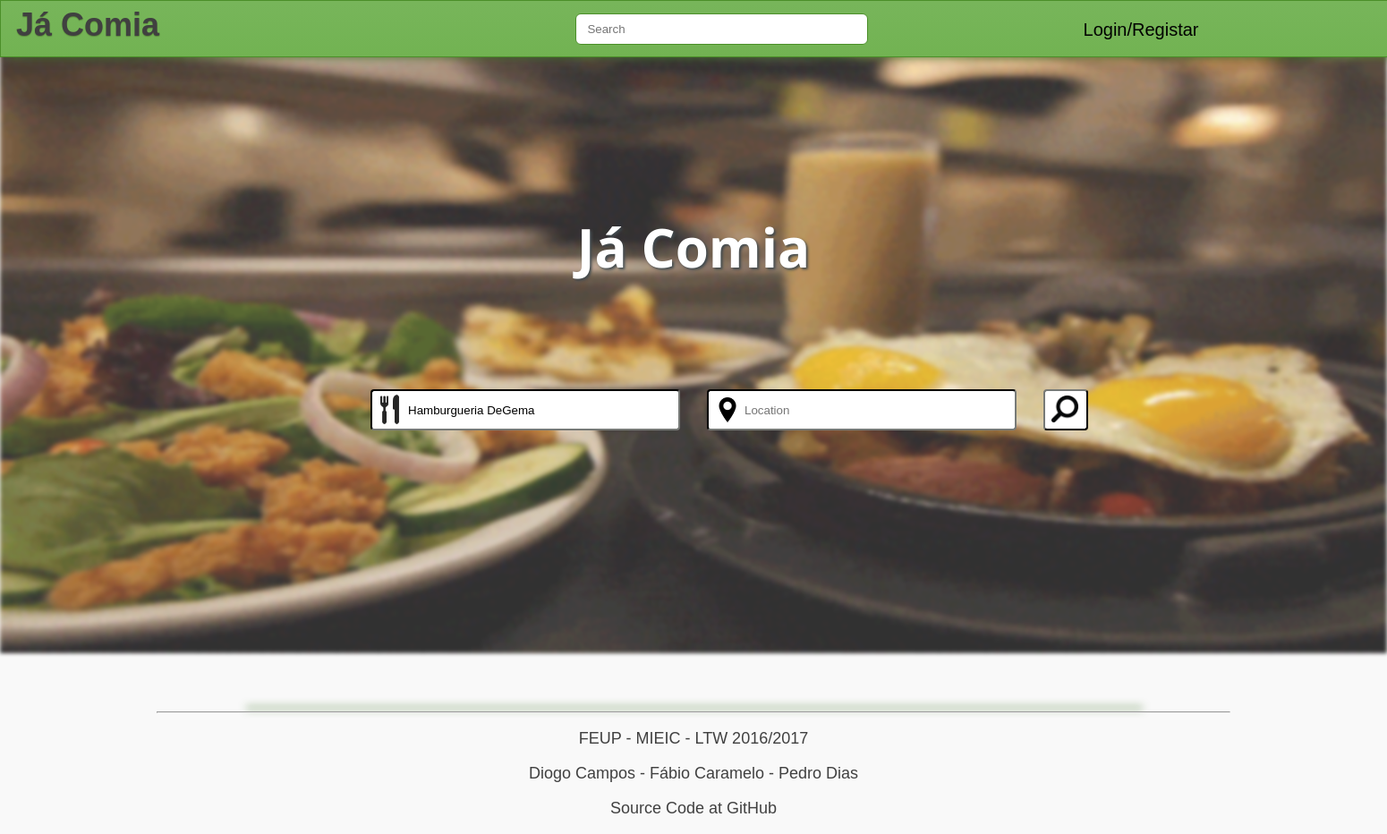
Page /feed/feed.php?rname=Hamburgueria DeGema on the earlier database version.
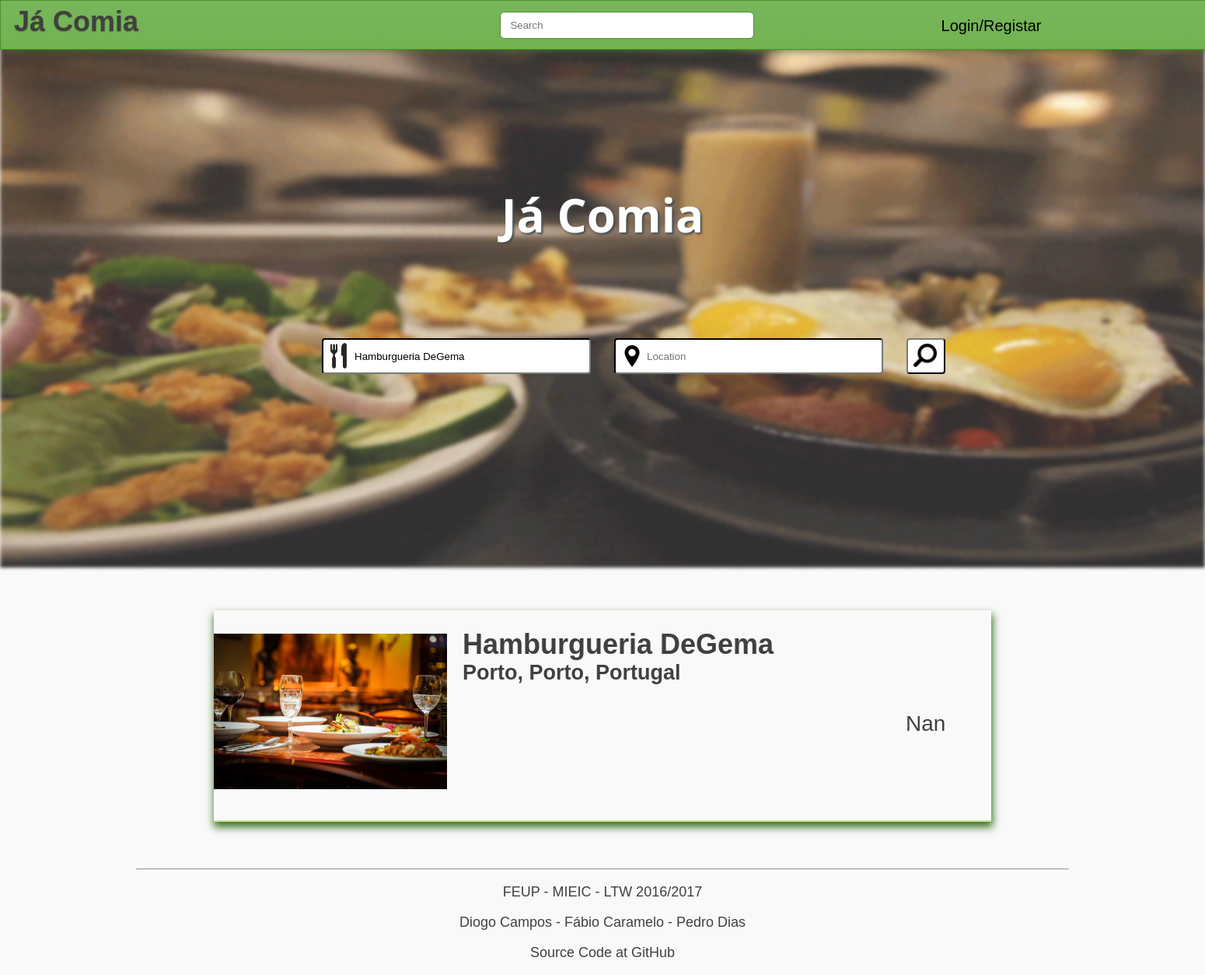
Same page on the later database version.
### tables this page shows
CREATE TABLE Restaurants (
    name VARCHAR(32) NOT NULL,
    address VARCHAR(32) NOT NULL,
    type VARCHAR(16) NOT NULL,
    city VARCHAR(32) NOT NULL,
    district VARCHAR(32) NOT NULL,
    country VARCHAR(32) NOT NULL,
    description VARCHAR(1024) ,
    avgClass REAL,
    PRIMARY KEY(name, address)
);

### feed/feed.php (the view, shortened to what this page needs)
<?php include_once('../templates/header.php') ?>
<head>
</head>
<body>
    <?php include_once('../templates/topbar.php') ?>
    <div id="main">
        <img src="../resources/mainimg.gif"/>
        <div id="maincontent">
            <h1>Já Comia</h1>
            <div id="mainsearch"/>
            <form action="feed.php" method="get">
                <?php
                if(isset($_GET['rname'])){
                $rname = $_GET['rname'];
                $local = $_GET['local'];
                }
                else {
                    $rname = '';
                    $local = '';
                }
                echo '<input type="text" name="rname" placeholder="Restaurant" pattern="[a-zA-Z0-9\s]+" title="Insert letters, numbers and spaces only." value="' . $rname . '">';
                echo '<input type="text" name="local" placeholder="Location" pattern="[a-zA-Z0-9\s]+" title="Insert letters, numbers and spaces only." value="' . $local . '">';
                ?>
                <input type="submit" value="">
            </form>
        </div>
    </div>
<div id="restaurantslist">
    <?php
    if(isset($_GET['rname'])){
    $rname = $_GET['rname'];
    $local = $_GET['local'];
    }
    include_once('../Database/Connect.php');
    if($rname == '' && $local == '' && $search == '')
    $stmt = $db->prepare("SELECT *,rowid FROM Restaurants ORDER BY avgClass DESC");
    else if ($search != '')
    $stmt = $db->prepare("SELECT *,rowid FROM Restaurants WHERE name LIKE '%$search%' OR city LIKE '%$search%' OR district LIKE '%$search%' OR country LIKE '%$search%' ORDER BY avgClass DESC");
    else{
        if($rname != '' && $ $local == '')
            $stmt = $db->prepare("SELECT *,rowid FROM Restaurants WHERE name LIKE '%$rname%' ORDER BY avgClass DESC");
    }
    $stmt->execute();
    $result = $stmt->fetchAll();
    foreach ($result as $row)
    {
        $restid = $row['rowid'];
        $link = "../restaurant/restaurant.php?id=" . $restid;
        $imagequery = $db->prepare("SELECT * FROM Images WHERE restaurant = '$restid';");
        try {
        $imagequery->execute();
        } catch (PDOException $e){
        }
        $images = $imagequery->fetchAll();
        if(!isset($images[0]))
            $image = "../resources/rex.jpg";
        else
            $image = $images[0]['name'];
        $rating = $row['avgClass'];
        $rating = round($rating, 1);
        echo  '<div class="restaurant">';
        echo '<img src="' . $image . '">';
        echo '<h1>' . '<a href=' . $link . '>' . $row['name'] . '</a>' . '</h1>';
        echo '<h2>' . $row['city'] , ", " , $row['district'], ", ", $row['country']  . '</h2>';
        echo '<div class="rrating">';
        if($rating != NULL)
        echo '<p>' . $rating, "/5" . '</p>';
        else
        echo '<p>  Nan </p>';
        echo '</div>';
        echo '</div>';
    }
    ?>
</div>
</body>
<?php  include_once('../templates/footer.php') ?>

Differences in the rows shown:
added restaurants: name "Hamburgueria DeGema", city "Porto", district "Porto", country "Portugal"
